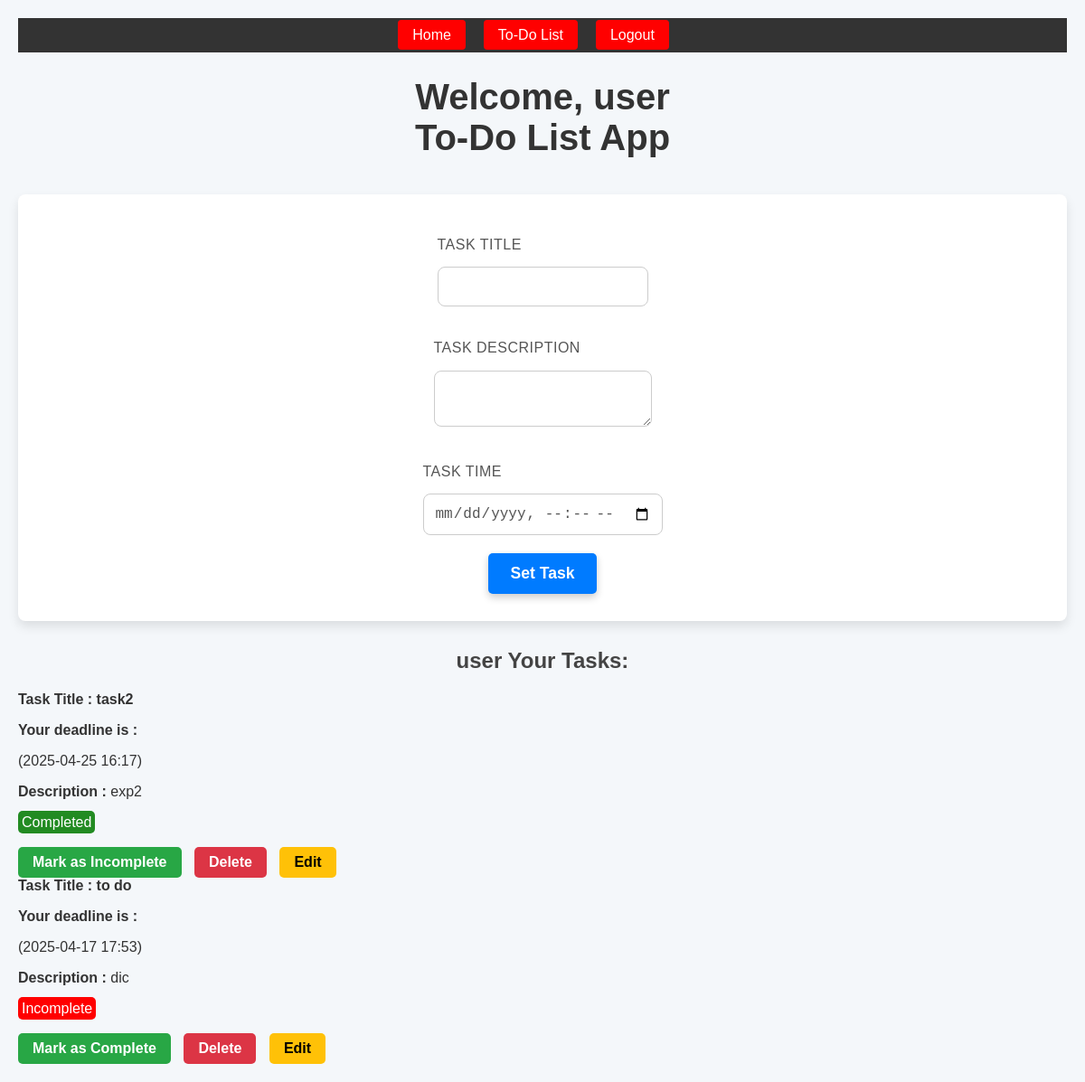
/todo_list (signed in), run on the app's committed database.
### app.py (models this page shows)
class User(db.Model):
    id = db.Column(db.Integer, primary_key=True)
    username = db.Column(db.String(120), unique=True, nullable=False)
    password = db.Column(db.String(120), nullable=False)

class Task(db.Model):
    id = db.Column(db.Integer, primary_key=True)
    task = db.Column(db.String(255), nullable=False)
    description = db.Column(db.String(500), nullable=True)
    task_time = db.Column(db.DateTime, nullable=False)
    completed = db.Column(db.Boolean, default=False)
    user_id = db.Column(db.Integer, db.ForeignKey('user.id'), nullable=False)
    user = db.relationship('User', backref=db.backref('tasks', lazy=True))
    __table_args__ = (
        db.UniqueConstraint('task', 'task_time', 'user_id', name='unique_task_per_user'),
    )

### app.py (the view, shortened to what this page needs)
@app.route('/todo_list', methods=['GET', 'POST'])
def todo_list():
    if 'username' not in session:
        return redirect(url_for('login'))
    user = User.query.filter_by(username=session['username']).first()
    tasks = Task.query.filter_by(user_id=user.id).all()
    current_time = datetime.now().strftime("%Y-%m-%dT%H:%M")  # Get current time for client-side validation
    return render_template('todo_list.html', tasks=tasks, username=user.username, current_time=current_time)

### templates/todo_list.html (shortened to what this page needs)
<!DOCTYPE html>
<html>
<head>
    <link rel="stylesheet" href="{{ url_for('static', filename='style.css') }}">
</head>
<body>
    {% include 'navbar.html'%}
    <h1>Welcome, {{username}} <br> To-Do List App</h1>
    <form method="POST">
        <div>
            <label for="task">Task Title</label>
            <input type="text" id="task" name="task" required>
        </div>
        <div>
            <label for="description">Task Description</label>
            <textarea id="description" name="description"></textarea>
        </div>
        <div>
            <label for="task-time">Task Time</label>
            <input type="datetime-local" id="task-time" name="task-time" min="{{ current_time }}">
        </div>
        <button type="submit">Set Task</button>
    </form>
    <h2>{{username}} Your Tasks:</h2>
    <ul class="task-list">
        {% for task in tasks %}
        <li>
            <div>
                <strong> <b>Task Title : </b>{{ task.task }}</strong> <b>
                    <p>Your deadline is :</p>
                </b>({{ task.task_time.strftime('%Y-%m-%d %H:%M') }})
            </div>
            <p><b>Description :</b> {{ task.description }}</p>
            <div class="task-actions">
                {% if task.completed %}
                <span class="status completed">Completed</span> <br><br>
                <a href="{{ url_for('toggle_complete', task_id=task.id) }}" class="toggle-button">Mark as Incomplete</a>
                {% else %}
                <span class="status incomplete">Incomplete</span><br><br>
                <a href="{{ url_for('toggle_complete', task_id=task.id) }}" class="toggle-button">Mark as Complete</a>
                {% endif %}
                <a href="{{ url_for('delete_task', task_id=task.id) }}" class="delete-button"
                    onclick="return confirm('Are you sure you want to delete this task?');">Delete</a>
                <a class="edit-button" onclick="edit()" href="{{ url_for('edit_task', task_id=task.id) }}">Edit</a>
            </div>
        </li>
        {% endfor %}
    </ul>
</body>
</html>

### static/style.css (style rules this page uses)
body { font-family: 'Arial', sans-serif; background-color: #f4f7fa; color: #333; margin: 0; padding: 20px; }
h1 { color: #333; text-align: center; margin-bottom: 40px; font-size: 2.5em; }
h2 { color: #444; font-size: 1.5em; margin-bottom: 20px; text-align: center; }
form { background-color: #fff; padding: 30px; border-radius: 8px; box-shadow: 0 6px 12px rgba(0, 0, 0, 0.1); margin-bottom: 30px; display: flex; flex-direction: column; align-items: center; }
label { display: block; margin: 15px 0 5px; font-size: 16px; font-weight: 500; color: #555; font-family: 'Arial', sans-serif; letter-spacing: 0.5px; line-height: 1.4; text-transform: uppercase; transition: color 0.3s ease, transform 0.2s ease; }
input[type="text"], input[type="datetime-local"], textarea { width: auto; padding: 12px; margin: 8px 0 20px; border: 1px solid #ccc; border-radius: 8px; font-size: 1rem; color: #555; transition: border-color 0.3s; }
button { background-color: #007BFF; color: white; border: none; padding: 12px 24px; font-size: 1.1rem; font-weight: 600; border-radius: 5px; cursor: pointer; transition: background-color 0.3s, transform 0.3s; }
ul { list-style: none; padding: 0; margin: 0; }
.completed { background-color: forestgreen; color: white; height: auto; width: auto; padding: 4px; border-radius: 5px; }
.incomplete { background-color: red; color: white; height: auto; width: auto; padding: 4px; border-radius: 5px; }
.delete-button { background-color: #f44336; }
.task-actions a { margin: 0 10px 0 0; }
button { background-color: #007BFF; color: white; border: none; padding: 12px 24px; font-size: 1.1rem; font-weight: 600; border-radius: 5px; cursor: pointer; transition: background-color 0.3s, transform 0.3s, box-shadow 0.3s ease-in-out; box-shadow: 0 4px 8px rgba(0, 0, 0, 0.2); }
.toggle-button, .delete-button, .edit-button { padding: 8px 16px; text-decoration: none; border-radius: 5px; display: inline-block; transition: background-color 0.3s ease, transform 0.3s ease, box-shadow 0.3s ease-in-out; margin-right: 10px; font-weight: 600; }
.toggle-button { background-color: #28a745; color: white; }
.delete-button { background-color: #dc3545; color: white; }
.edit-button { background-color: #ffc107; color: black; }

### data on the page
User: username "user"
Task: task "task2", task_time "2025-04-25 16:17", description "exp2"
Task: task "to do", task_time "2025-04-17 17:53", description "dic"
